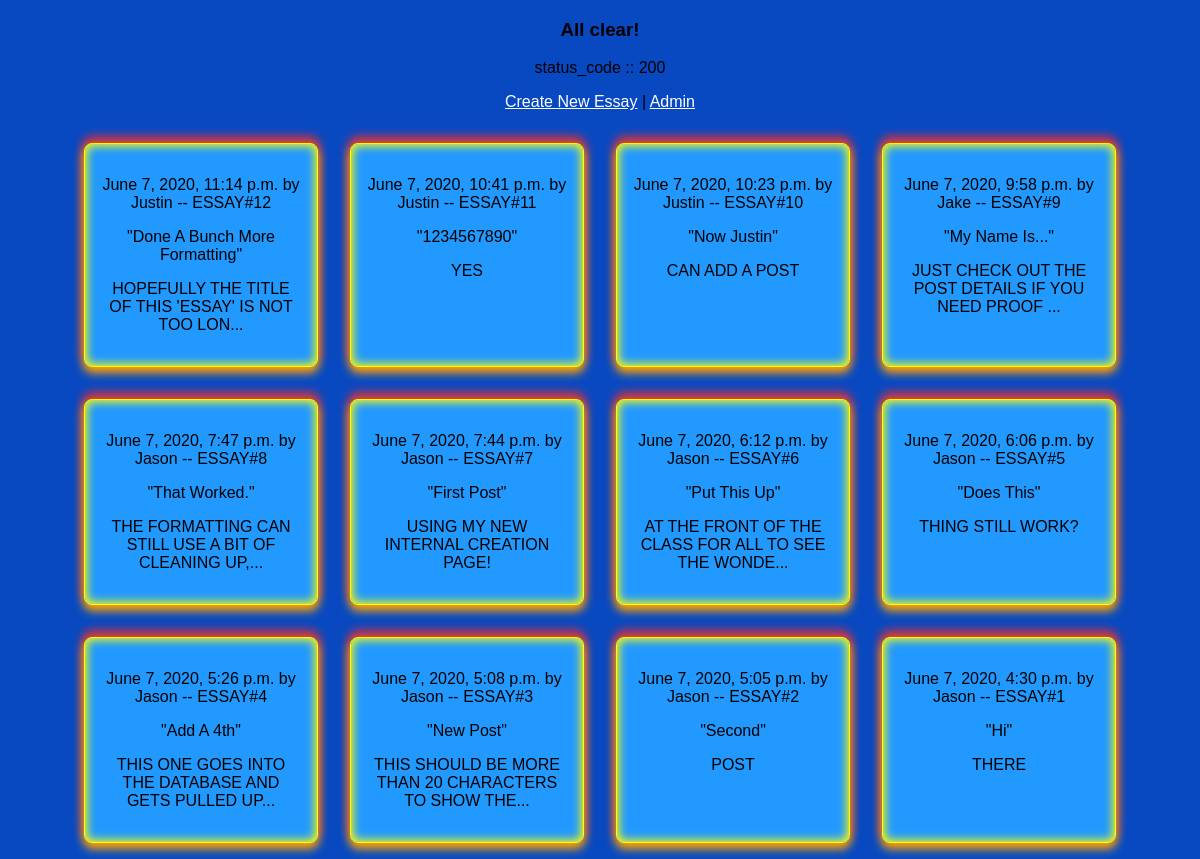
The app's page /, older data.
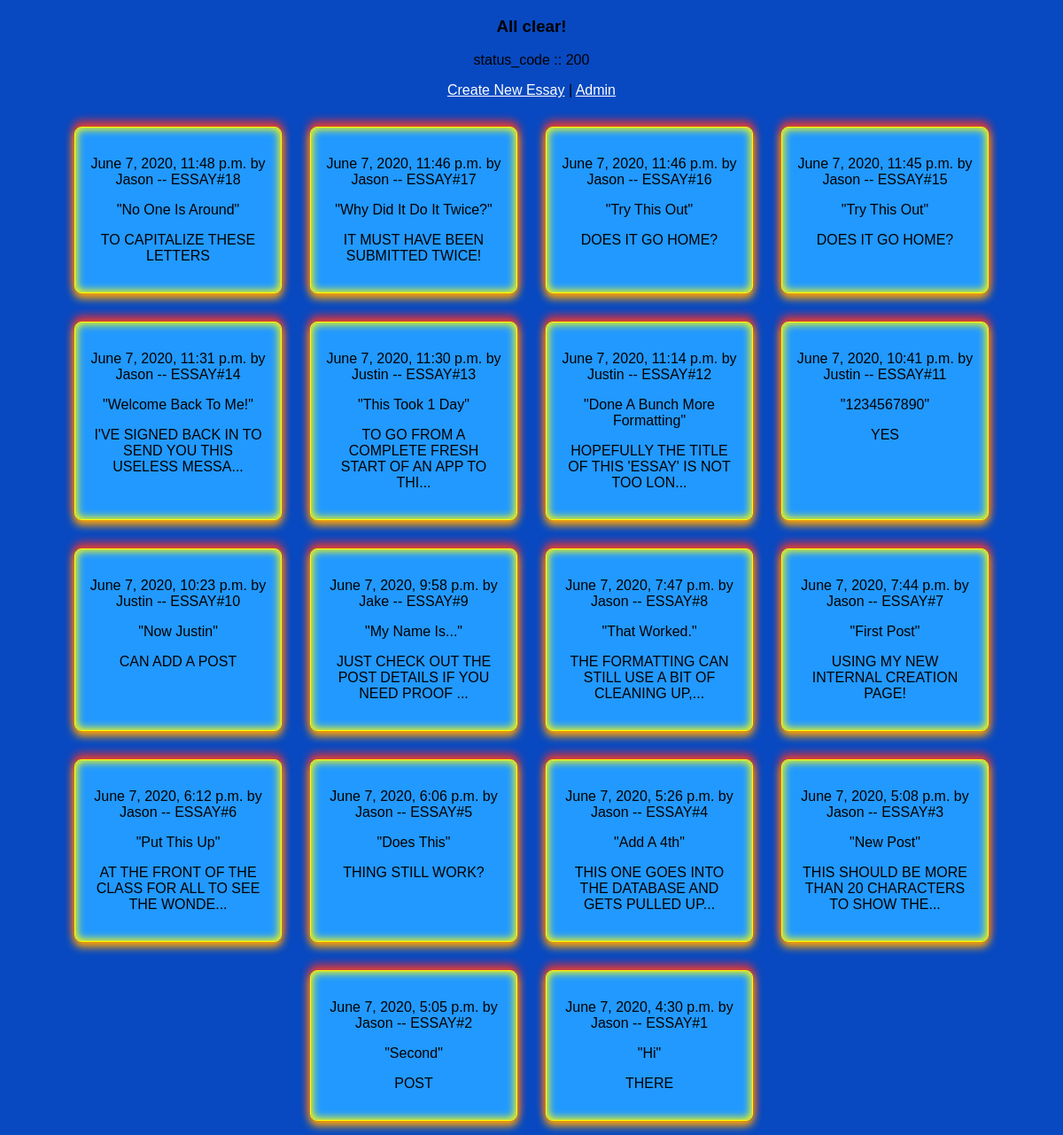
The same page, newer data.
### essays/models.py (models this page shows, shortened)
class Essay(models.Model):
    parent = models.ForeignKey('self', null=True, on_delete=models.SET_NULL)
    user = models.ForeignKey(_U, on_delete=models.CASCADE)
    timestamp = models.DateTimeField(auto_now_add=True)
    title = models.TextField(blank=True, null=True)
    content = models.TextField(blank=True, null=True)
    up = models.ManyToManyField(_U, related_name='upuser', blank=True, through=EssayVoteUp)
    down = models.ManyToManyField(_U, related_name='downuser', blank=True, through=EssayVoteDown)
    class Meta:
        ordering = ['-id']
    def concat_content(self):
        cc = str(self.content)[0:ADMIN_MAX_CONTENT_STRING_LENGTH]
        if len(cc) == ADMIN_MAX_CONTENT_STRING_LENGTH:
            cc += '...'
        return cc

### essays/views.py (the view)
# urls.py: 2. Add a URL to urlpatterns:  path('', views.home, name='home')
def home(request, *args, **kwargs):
    search_essay = Essay.objects.all()
    search_station = Station.objects.all()
    DATA = {
        'message':'All clear!',
        'status':200,
        'essay':search_essay,
        'station':search_station
    }
    return render(request, 'home.html', context=DATA)

### templates/home.html (shortened to what this page needs)
<!DOCTYPE html>
<html lang="en">
<head>
  <link rel="stylesheet" href="/static/view.css">
</head>
<body style="text-align:center;">
  <h3>{{message}}</h3>
  {% if status %}
    <p>status_code :: {{status}}</p>
  {% endif %}
  <div>
    <a href="/essay/create">Create New Essay</a> |
    <a href="/admin">Admin</a>
  </div>
  {% if essay %}
    <div class="dFlex flexWrap" style="margin-top:1em;width:100%;justify-content:center;">
      {% for e in essay %}
        <div class="border">
          <p>{{e.timestamp}} by {{e.user}}  -- ESSAY#{{e.id}}</p>
          <p>"{{e.title|title}}"</p>
          <p>{{e.concat_content|upper}}</p>
        </div>
      {% endfor %}
    </div>
  {% endif %}
</body>
</html>

### static/view.css (style rules this page uses)
body { background: #0849c1; }

### static/jsys/general_style.css (style rules this page uses)
:root { --dark-blue: #032166; --dull-blue: #0849c1; --dull-red: #d43241; --light-blue: #2199ff; }
body { margin: 0; padding: 0; font-family: sans-serif; }
a { color: white; }
.dFlex { display:flex; }
.flexWrap { flex-wrap:wrap; }

### templates/home.html (style rules this page uses)
.border { width:200px;border:1px solid yellow;padding:1em;margin:1em;background:var(--light-blue);border-radius:.5em;box-shadow:0px 5px 10px 1px orange,0px -5px 10px 2px var(--dull-red), 0px 0px 10px 2px inset yellow; }

Row changes from the older to the newer data that the page shows:
added Essay: timestamp "June 7, 2020, 11:48 p.m.", user "Jason", id "18", title "No One Is Around", concat_content "TO CAPITALIZE THESE LETTERS"
added Essay: timestamp "June 7, 2020, 11:46 p.m.", user "Jason", id "17", title "Why Did It Do It Twice?", concat_content "IT MUST HAVE BEEN SUBMITTED TWICE!"
added Essay: timestamp "June 7, 2020, 11:46 p.m.", user "Jason", id "16", title "Try This Out", concat_content "DOES IT GO HOME?"
added Essay: timestamp "June 7, 2020, 11:45 p.m.", user "Jason", id "15", title "Try This Out", concat_content "DOES IT GO HOME?"
added Essay: timestamp "June 7, 2020, 11:31 p.m.", user "Jason", id "14", title "Welcome Back To Me!", concat_content "I'VE SIGNED BACK IN TO SEND YOU THIS USELESS MESSA..."
added Essay: timestamp "June 7, 2020, 11:30 p.m.", user "Justin", id "13", title "This Took 1 Day", concat_content "TO GO FROM A COMPLETE FRESH START OF AN APP TO THI..."
